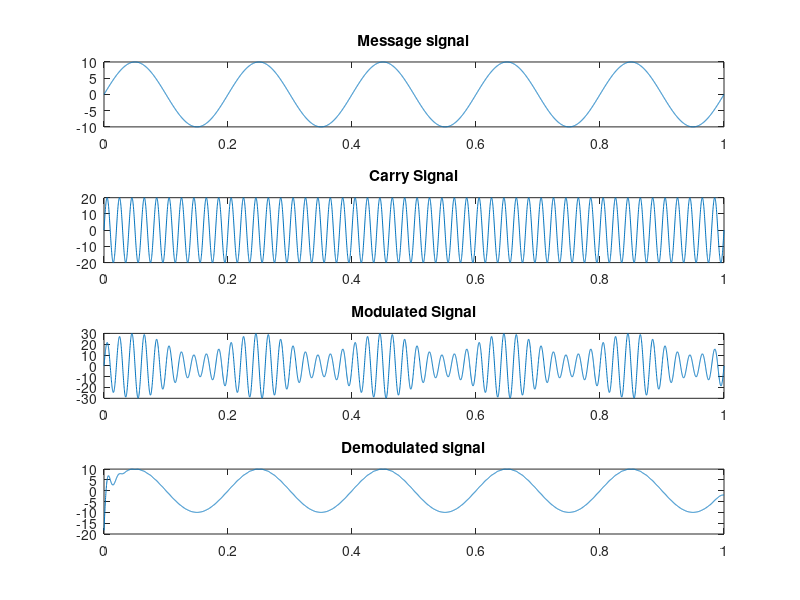

This chart was generated by the following MATLAB code:
clc;
clear;
close all;

Am=10;
Ac=20;
fm=5;
fc=50;
fs=5000;
t=0:1/fs:1;

m=Am*sin(2*pi*fm*t);
c=Ac*sin(2*pi*fc*t);

subplot(4,1,1);
plot(t,m);
title('Message signal');

subplot(4,1,2);
plot(t,c);
title('Carry Signal');

mu = Am/Ac;
s=(Ac+m).*sin(2*pi*fc*t);
subplot(4,1,3);
plot(t,s);
title('Modulated Signal');


am_demodulated=s.*c;
[a,b]=butter(6,(60).*2/fs);
demod_signal=filtfilt(a,b,(am_demodulated-200)./10);
subplot(4,1,4);
plot(t,demod_signal);
title('Demodulated signal')
